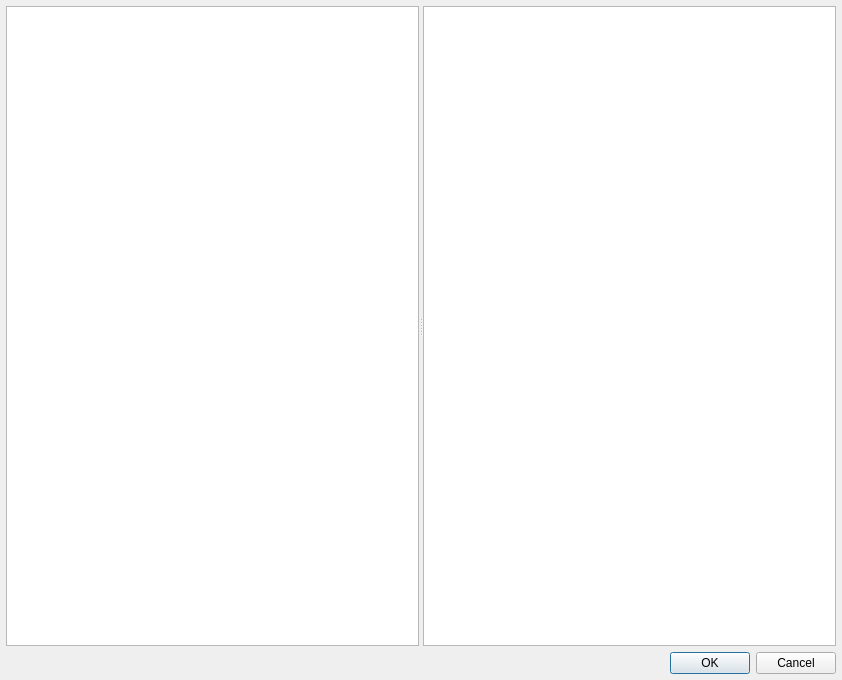
<?xml version="1.0" encoding="UTF-8"?>
<ui version="4.0">
 <class>ComponentsDialog</class>
 <widget class="QDialog" name="ComponentsDialog">
  <property name="geometry">
   <rect>
    <x>0</x>
    <y>0</y>
    <width>842</width>
    <height>680</height>
   </rect>
  </property>
  <property name="windowTitle">
   <string>Dialog</string>
  </property>
  <layout class="QVBoxLayout" name="verticalLayout">
   <property name="leftMargin">
    <number>6</number>
   </property>
   <property name="topMargin">
    <number>6</number>
   </property>
   <property name="rightMargin">
    <number>6</number>
   </property>
   <property name="bottomMargin">
    <number>6</number>
   </property>
   <item>
    <widget class="QSplitter" name="splitter">
     <property name="orientation">
      <enum>Qt::Horizontal</enum>
     </property>
     <widget class="ComponentsView" name="componentsView"/>
     <widget class="QGraphicsView" name="graphicsView"/>
    </widget>
   </item>
   <item>
    <widget class="QDialogButtonBox" name="buttonBox">
     <property name="orientation">
      <enum>Qt::Horizontal</enum>
     </property>
     <property name="standardButtons">
      <set>QDialogButtonBox::Cancel|QDialogButtonBox::Ok</set>
     </property>
    </widget>
   </item>
  </layout>
 </widget>
 <customwidgets>
  <customwidget>
   <class>ComponentsView</class>
   <extends>QTreeView</extends>
   <header>compview.h</header>
  </customwidget>
 </customwidgets>
 <resources/>
 <connections>
  <connection>
   <sender>buttonBox</sender>
   <signal>accepted()</signal>
   <receiver>ComponentsDialog</receiver>
   <slot>accept()</slot>
   <hints>
    <hint type="sourcelabel">
     <x>248</x>
     <y>254</y>
    </hint>
    <hint type="destinationlabel">
     <x>157</x>
     <y>274</y>
    </hint>
   </hints>
  </connection>
  <connection>
   <sender>buttonBox</sender>
   <signal>rejected()</signal>
   <receiver>ComponentsDialog</receiver>
   <slot>reject()</slot>
   <hints>
    <hint type="sourcelabel">
     <x>316</x>
     <y>260</y>
    </hint>
    <hint type="destinationlabel">
     <x>286</x>
     <y>274</y>
    </hint>
   </hints>
  </connection>
 </connections>
</ui>
